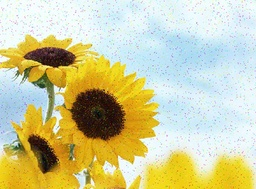
#> input picture Blur/img/flower.jpg, 256 x 189 px, shrunk from 638 x 471 before the run
$ python mediumBlur.py
#> lines starting #> are read from the running program, lines starting #| are printed output that depends on the picture
#!/usr/bin/env python
# -*- coding:utf-/ -*-
__author__ = '&USER'
import cv2
import numpy as np


def medianNum(mat, idx_i, idx_j, scope, hatchway):
    arr = []
    for i in range(int(idx_i - scope), int(idx_i + scope + 1)):
        for j in range(int(idx_j - scope), int(idx_j + scope + 1)):
            arr.append(mat[i][j][hatchway])
    arr = sorted(arr)
    arr = np.array(arr)
    scope = scope * 2 + 1
    return arr[int(scope * scope / 2)]


img = cv2.imread('img/flower.jpg')
#> img is the input picture: shape (189, 256, 3); mean B, G, R 157.4, 203.8, 206.7
img_data = np.array(img)
img_output = np.array(img)
row = len(img_data)
#> row = 189
column = len(img_data[0])
#> column = 256
area_scope = 3
line_scope = (area_scope - 1) / 2
for i in range(row):
    for j in range(column):
        if line_scope <= i < row - line_scope and line_scope <= j < column - line_scope:
            for k in range(3):
                img_output[i][j][k] = medianNum(img_data, i, j, line_scope, k)
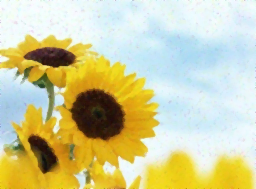
#> img_output: shape (189, 256, 3); mean B, G, R 158.1, 204.8, 207.6
img_median = cv2.medianBlur(img, 3)
cv2.imshow('flower', img)
cv2.imshow('medianBlur', img_median)
cv2.imshow('medianBlur2', img_output)
cv2.waitKey(0)
